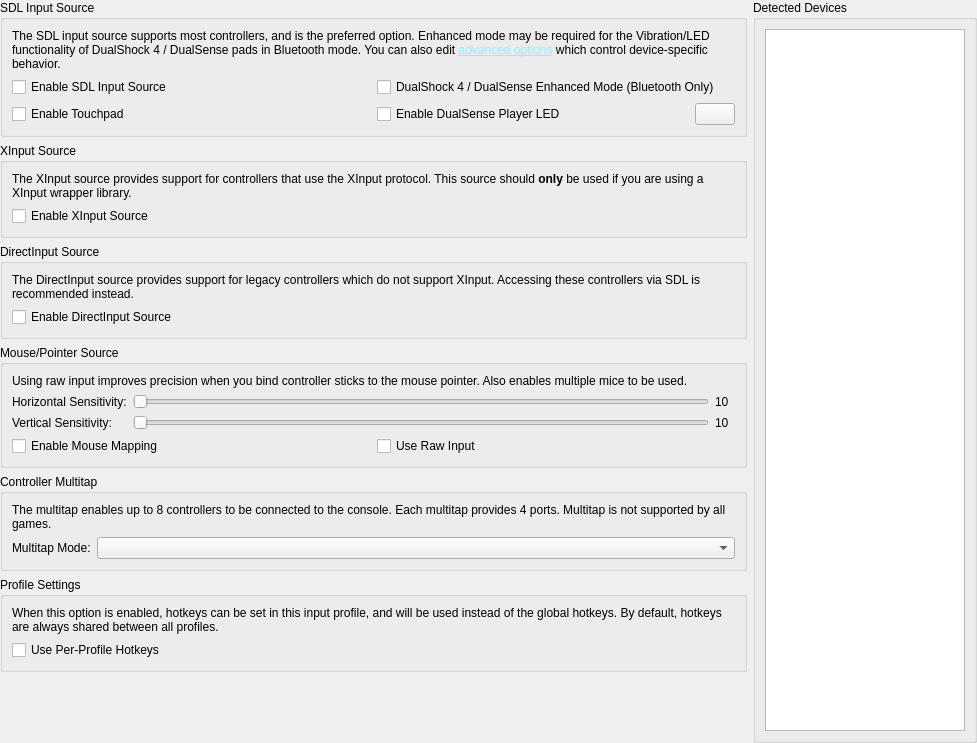
<?xml version="1.0" encoding="UTF-8"?>
<ui version="4.0">
 <class>ControllerGlobalSettingsWidget</class>
 <widget class="QWidget" name="ControllerGlobalSettingsWidget">
  <property name="geometry">
   <rect>
    <x>0</x>
    <y>0</y>
    <width>977</width>
    <height>743</height>
   </rect>
  </property>
  <layout class="QGridLayout" name="mainLayout" columnstretch="1,0">
   <property name="leftMargin">
    <number>0</number>
   </property>
   <property name="topMargin">
    <number>0</number>
   </property>
   <property name="rightMargin">
    <number>0</number>
   </property>
   <property name="bottomMargin">
    <number>0</number>
   </property>
   <item row="0" column="0">
    <widget class="QGroupBox" name="sdlGroup">
     <property name="title">
      <string>SDL Input Source</string>
     </property>
     <layout class="QGridLayout" name="sdlGridLayout">
      <item row="2" column="1">
       <layout class="QHBoxLayout" name="horizontalLayout_4">
        <item>
         <widget class="QCheckBox" name="enableSDLPS5PlayerLED">
          <property name="sizePolicy">
           <sizepolicy hsizetype="Minimum" vsizetype="Fixed">
            <horstretch>0</horstretch>
            <verstretch>0</verstretch>
           </sizepolicy>
          </property>
          <property name="toolTip">
           <string>Enables the player LED on DualSense controllers.</string>
          </property>
          <property name="text">
           <string>Enable DualSense Player LED</string>
          </property>
         </widget>
        </item>
        <item>
         <widget class="QPushButton" name="ledSettings">
          <property name="sizePolicy">
           <sizepolicy hsizetype="Maximum" vsizetype="Fixed">
            <horstretch>0</horstretch>
            <verstretch>0</verstretch>
           </sizepolicy>
          </property>
          <property name="toolTip">
           <string>Adjusts LED settings for controllers with configurable LEDs.</string>
          </property>
          <property name="icon">
           <iconset theme="lightbulb-line"/>
          </property>
         </widget>
        </item>
       </layout>
      </item>
      <item row="1" column="0">
       <widget class="QCheckBox" name="enableSDLSource">
        <property name="toolTip">
         <string>&lt;html&gt;&lt;head/&gt;&lt;body&gt;&lt;p&gt;Enables the SDL input source and detection of controllers.&lt;/p&gt;&lt;/body&gt;&lt;/html&gt;</string>
        </property>
        <property name="text">
         <string>Enable SDL Input Source</string>
        </property>
       </widget>
      </item>
      <item row="1" column="1">
       <widget class="QCheckBox" name="enableSDLEnhancedMode">
        <property name="toolTip">
         <string>&lt;html&gt;&lt;head/&gt;&lt;body&gt;&lt;p&gt;Allows rumble and LED effects for DualShock 4 / DualSense controllers in Bluetooth mode. This option is not required for wired connections.&lt;/p&gt;&lt;p&gt;&lt;span style=&quot; font-weight:700;&quot;&gt;Enabling enhanced reports may result in your controller being unusable in other applications until it is turned off and on again.&lt;/span&gt;&lt;/p&gt;&lt;/body&gt;&lt;/html&gt;</string>
        </property>
        <property name="text">
         <string>DualShock 4 / DualSense Enhanced Mode (Bluetooth Only)</string>
        </property>
       </widget>
      </item>
      <item row="0" column="0" colspan="2">
       <widget class="QLabel" name="SDLHelpText">
        <property name="text">
         <string>&lt;html&gt;&lt;head/&gt;&lt;body&gt;&lt;p&gt;The SDL input source supports most controllers, and is the preferred option. Enhanced mode may be required for the Vibration/LED functionality of DualShock 4 / DualSense pads in Bluetooth mode. You can also edit &lt;a href=&quot;ADVANCED_SDL_OPTIONS&quot;&gt;&lt;span style=&quot; text-decoration: underline; color:#99ebff;&quot;&gt;advanced options&lt;/span&gt;&lt;/a&gt; which control device-specific behavior.&lt;/p&gt;&lt;/body&gt;&lt;/html&gt;</string>
        </property>
        <property name="wordWrap">
         <bool>true</bool>
        </property>
       </widget>
      </item>
      <item row="2" column="0">
       <widget class="QCheckBox" name="enableTouchPadAsPointer">
        <property name="toolTip">
         <string>Allows use of the touchpad for DualShock 4 / DualSense controllers.</string>
        </property>
        <property name="text">
         <string>Enable Touchpad</string>
        </property>
       </widget>
      </item>
     </layout>
    </widget>
   </item>
   <item row="1" column="0">
    <widget class="QGroupBox" name="xinputGroup">
     <property name="title">
      <string>XInput Source</string>
     </property>
     <layout class="QGridLayout" name="gridLayout_3">
      <item row="0" column="0">
       <widget class="QLabel" name="label_3">
        <property name="text">
         <string>&lt;html&gt;&lt;head/&gt;&lt;body&gt;&lt;p&gt;The XInput source provides support for controllers that use the XInput protocol. This source should &lt;span style=&quot; font-weight:700;&quot;&gt;only&lt;/span&gt; be used if you are using a XInput wrapper library.&lt;/p&gt;&lt;/body&gt;&lt;/html&gt;</string>
        </property>
        <property name="wordWrap">
         <bool>true</bool>
        </property>
       </widget>
      </item>
      <item row="1" column="0">
       <widget class="QCheckBox" name="enableXInputSource">
        <property name="text">
         <string>Enable XInput Source</string>
        </property>
       </widget>
      </item>
     </layout>
    </widget>
   </item>
   <item row="2" column="0">
    <widget class="QGroupBox" name="dinputGroup">
     <property name="title">
      <string>DirectInput Source</string>
     </property>
     <layout class="QGridLayout" name="gridLayout_4">
      <item row="0" column="0">
       <widget class="QLabel" name="label_9">
        <property name="text">
         <string>The DirectInput source provides support for legacy controllers which do not support XInput. Accessing these controllers via SDL is recommended instead.</string>
        </property>
        <property name="wordWrap">
         <bool>true</bool>
        </property>
       </widget>
      </item>
      <item row="1" column="0">
       <widget class="QCheckBox" name="enableDInputSource">
        <property name="text">
         <string>Enable DirectInput Source</string>
        </property>
       </widget>
      </item>
     </layout>
    </widget>
   </item>
   <item row="3" column="0">
    <widget class="QGroupBox" name="groupBox_5">
     <property name="title">
      <string>Mouse/Pointer Source</string>
     </property>
     <layout class="QGridLayout" name="gridLayout_6" columnstretch="0,1">
      <item row="0" column="0" colspan="2">
       <widget class="QLabel" name="label_7">
        <property name="text">
         <string>Using raw input improves precision when you bind controller sticks to the mouse pointer. Also enables multiple mice to be used.</string>
        </property>
        <property name="wordWrap">
         <bool>true</bool>
        </property>
       </widget>
      </item>
      <item row="1" column="0">
       <widget class="QLabel" name="label_5">
        <property name="text">
         <string>Horizontal Sensitivity:</string>
        </property>
       </widget>
      </item>
      <item row="1" column="1">
       <layout class="QHBoxLayout" name="horizontalLayout">
        <item>
         <widget class="QSlider" name="pointerXScale">
          <property name="sizePolicy">
           <sizepolicy hsizetype="Expanding" vsizetype="Fixed">
            <horstretch>0</horstretch>
            <verstretch>0</verstretch>
           </sizepolicy>
          </property>
          <property name="minimumSize">
           <size>
            <width>150</width>
            <height>0</height>
           </size>
          </property>
          <property name="minimum">
           <number>1</number>
          </property>
          <property name="maximum">
           <number>30</number>
          </property>
          <property name="orientation">
           <enum>Qt::Orientation::Horizontal</enum>
          </property>
         </widget>
        </item>
        <item>
         <widget class="QLabel" name="pointerXScaleLabel">
          <property name="sizePolicy">
           <sizepolicy hsizetype="Minimum" vsizetype="Preferred">
            <horstretch>0</horstretch>
            <verstretch>0</verstretch>
           </sizepolicy>
          </property>
          <property name="minimumSize">
           <size>
            <width>20</width>
            <height>0</height>
           </size>
          </property>
          <property name="text">
           <string>10</string>
          </property>
         </widget>
        </item>
       </layout>
      </item>
      <item row="2" column="0">
       <widget class="QLabel" name="label_6">
        <property name="text">
         <string>Vertical Sensitivity:</string>
        </property>
       </widget>
      </item>
      <item row="2" column="1">
       <layout class="QHBoxLayout" name="horizontalLayout_2">
        <item>
         <widget class="QSlider" name="pointerYScale">
          <property name="sizePolicy">
           <sizepolicy hsizetype="Expanding" vsizetype="Fixed">
            <horstretch>0</horstretch>
            <verstretch>0</verstretch>
           </sizepolicy>
          </property>
          <property name="minimumSize">
           <size>
            <width>150</width>
            <height>0</height>
           </size>
          </property>
          <property name="minimum">
           <number>1</number>
          </property>
          <property name="maximum">
           <number>30</number>
          </property>
          <property name="orientation">
           <enum>Qt::Orientation::Horizontal</enum>
          </property>
         </widget>
        </item>
        <item>
         <widget class="QLabel" name="pointerYScaleLabel">
          <property name="sizePolicy">
           <sizepolicy hsizetype="Minimum" vsizetype="Preferred">
            <horstretch>0</horstretch>
            <verstretch>0</verstretch>
           </sizepolicy>
          </property>
          <property name="minimumSize">
           <size>
            <width>20</width>
            <height>0</height>
           </size>
          </property>
          <property name="text">
           <string>10</string>
          </property>
         </widget>
        </item>
       </layout>
      </item>
      <item row="3" column="0" colspan="2">
       <layout class="QHBoxLayout" name="horizontalLayout_3">
        <item>
         <widget class="QCheckBox" name="enableMouseMapping">
          <property name="toolTip">
           <string>Allows the mouse to be mapped to emulated controls. By default movement of the mouse will be ignored.</string>
          </property>
          <property name="text">
           <string>Enable Mouse Mapping</string>
          </property>
         </widget>
        </item>
        <item>
         <widget class="QCheckBox" name="enableRawInput">
          <property name="toolTip">
           <string>Uses raw input for mice input. Enable if you wish to use multiple mice/lightguns.</string>
          </property>
          <property name="text">
           <string>Use Raw Input</string>
          </property>
         </widget>
        </item>
       </layout>
      </item>
     </layout>
    </widget>
   </item>
   <item row="4" column="0">
    <widget class="QGroupBox" name="groupBox_4">
     <property name="title">
      <string>Controller Multitap</string>
     </property>
     <layout class="QGridLayout" name="gridLayout_2" columnstretch="0,1">
      <item row="0" column="0" colspan="2">
       <widget class="QLabel" name="label">
        <property name="text">
         <string>The multitap enables up to 8 controllers to be connected to the console. Each multitap provides 4 ports. Multitap is not supported by all games.</string>
        </property>
        <property name="wordWrap">
         <bool>true</bool>
        </property>
       </widget>
      </item>
      <item row="1" column="0">
       <widget class="QLabel" name="label_8">
        <property name="text">
         <string>Multitap Mode:</string>
        </property>
       </widget>
      </item>
      <item row="1" column="1">
       <widget class="QComboBox" name="multitapMode"/>
      </item>
     </layout>
    </widget>
   </item>
   <item row="5" column="0">
    <widget class="QGroupBox" name="profileSettings">
     <property name="title">
      <string>Profile Settings</string>
     </property>
     <layout class="QGridLayout" name="gridLayout_5">
      <item row="0" column="0">
       <widget class="QLabel" name="label_4">
        <property name="text">
         <string>When this option is enabled, hotkeys can be set in this input profile, and will be used instead of the global hotkeys. By default, hotkeys are always shared between all profiles.</string>
        </property>
        <property name="wordWrap">
         <bool>true</bool>
        </property>
       </widget>
      </item>
      <item row="1" column="0">
       <widget class="QCheckBox" name="useProfileHotkeyBindings">
        <property name="text">
         <string>Use Per-Profile Hotkeys</string>
        </property>
       </widget>
      </item>
     </layout>
    </widget>
   </item>
   <item row="6" column="0">
    <spacer name="verticalSpacer">
     <property name="orientation">
      <enum>Qt::Orientation::Vertical</enum>
     </property>
     <property name="sizeHint" stdset="0">
      <size>
       <width>20</width>
       <height>1</height>
      </size>
     </property>
    </spacer>
   </item>
   <item row="0" column="1" rowspan="7">
    <widget class="QGroupBox" name="deviceListGroup">
     <property name="title">
      <string>Detected Devices</string>
     </property>
     <layout class="QGridLayout" name="gridLayout">
      <item row="0" column="0" colspan="2">
       <widget class="QListView" name="deviceList">
        <property name="minimumSize">
         <size>
          <width>200</width>
          <height>0</height>
         </size>
        </property>
        <property name="maximumSize">
         <size>
          <width>200</width>
          <height>16777215</height>
         </size>
        </property>
       </widget>
      </item>
     </layout>
    </widget>
   </item>
  </layout>
 </widget>
 <resources/>
 <connections/>
</ui>
